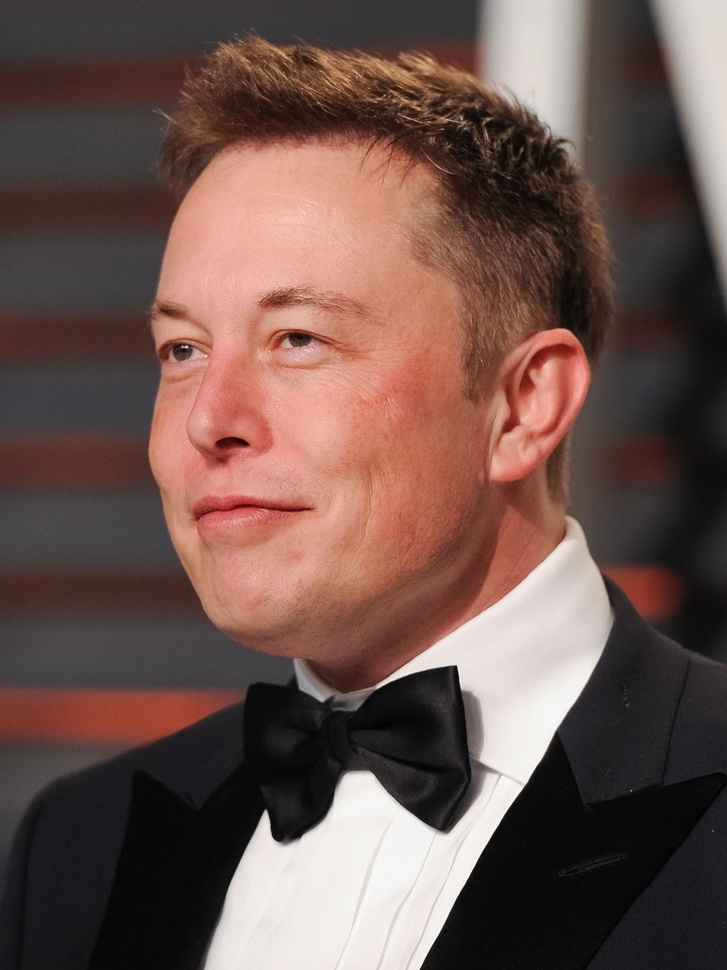
#> input picture Image Compression/images/Musk.jpg, 727 x 970 px, shrunk from 1080 x 1440 before the run
$ python img_compress.py 3
#> lines starting #> are read from the running program, lines starting #| are printed output that depends on the picture
import sys
import cv2
import numpy as np
import matplotlib.pyplot as plt
import time
from sklearn.cluster import MiniBatchKMeans
from tkinter.filedialog import Tk
from tkinter.filedialog import askopenfilename


if __name__ == '__main__':
    image_formats = ['tif', 'jpg', 'gif', 'png']

    # The script takes as a parameter the number of desired colors for the new image
    if len(sys.argv) < 2:
        print("No number of colors specified.\nRe-run the script specifying the number of"\
        " desired colors.")
        sys.exit(1)

    # Get pic path and number of colors
    Tk().withdraw()
    pic_path = askopenfilename()
#> the answer given: images/Musk.jpg

    if (len(pic_path) < 1) | (pic_path.split("/")[-1].split(".")[1] not in image_formats):
        print("No image selected. You can select: ", image_formats, "formats")
        sys.exit(1)

    # Measure runtime
    start_time = time.time()
    n_colors = int(sys.argv[1])

    # Reads the image in BGR format
    img = cv2.imread(pic_path)
#> img is the input picture: shape (970, 727, 3); mean B, G, R 77.5, 83.4, 108.5
    # BGR->RGB
    img = cv2.cvtColor(img, cv2.COLOR_BGR2RGB)

    # Normalize the colors so that they are between 0&1 and reshape the data for a typical
    # scikit-learn input
    X = (img/255.0).reshape(-1, 3)

    # KMeans model
    model = MiniBatchKMeans(n_clusters=n_colors)
    classf = model.fit_predict(X)

    # The new colors are the centers of the clusters
    # Basically we create a new image where the true input color is replaced by the color of
    # the closest cluster
    new_colors = model.cluster_centers_
    new_image = new_colors[classf].reshape(img.shape)
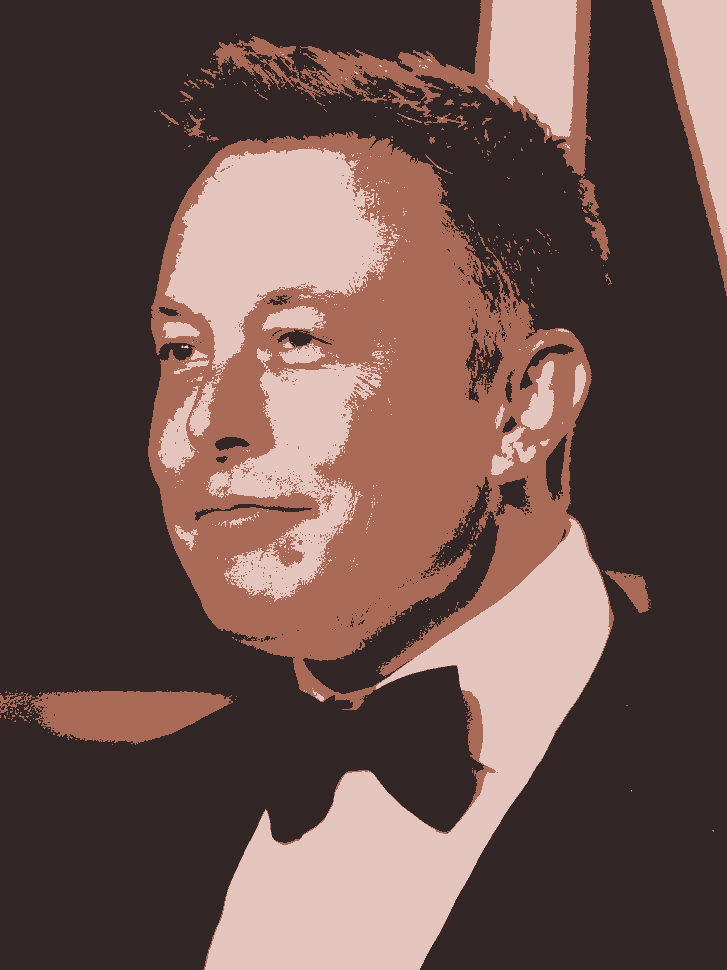
#> new_image: shape (970, 727, 3) float64; mean R, G, B 0.423, 0.325, 0.301
    new_image = (new_image*255).astype(np.uint8)

    # Save the new image
    plot = plt.imshow(new_image)

    # Remove axes and whitespaces sorrounding the image
    plt.axis('off')
    plt.savefig("compressed_"+pic_path.split("/")[-1], bbox_inches=0)
    print("Runtime:::: {0} seconds".format(round((time.time()-start_time), 2)))
